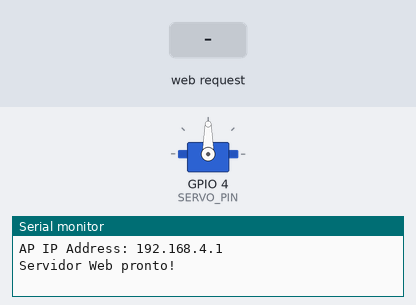
The sketch below on a simulated ESP32. Parts: servo, the last lines printed to the serial monitor. Inputs (shaded band) come from the test bench.

Above: at 1.2 s.
1.3 s: HTTP request GET /configurar?angulo=1 received
At 1.6 s:
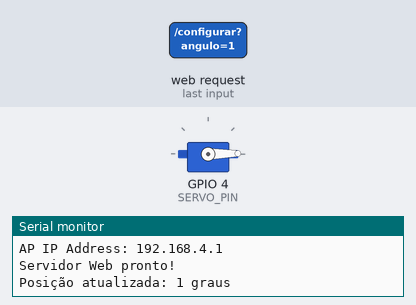
2.8 s: HTTP request GET /configurar?angulo=120 received
At 3.9 s:
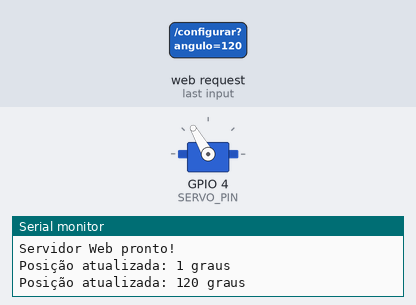
Timing chart, 0 to 5.8 s (numbered marks = the images above; inputs shaded):
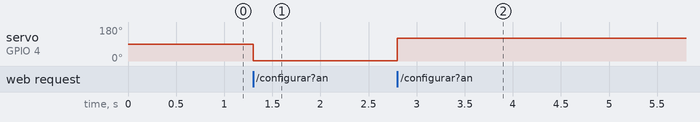

Measured:
- after the input at 1.3 s, servo on GPIO 4 (SERVO_PIN): 90° → 1° at once
- after the input at 2.8 s, servo on GPIO 4 (SERVO_PIN): 1° → 120° at once

The sketch:

ServoControlePWM.ino
```cpp
#include <WiFi.h>
#include <WebServer.h>
#include <ESP32Servo.h>

const char* ssid = "ESP32_Controle_Servo_Divas";
const char* password = "12345678password";

WebServer server(80);

Servo meuServo;
#define SERVO_PIN 4
int anguloAtual = 90;

const char HTML_INTERFACE[] PROGMEM = R"rawliteral(
<!DOCTYPE html>
<html>
<head>
    <meta name='viewport' content='width=device-width, initial-scale=1' charset='utf-8'>
    <title>Controle de Servomotor</title>
    <style>
        body { font-family: Arial, sans-serif; text-align: center; margin-top: 30px; background-color: #f4f4f9; color: #333; }
        .container { max-width: 400px; margin: 0 auto; background: white; padding: 20px; border-radius: 8px; box-shadow: 0 4px 8px rgba(0,0,0,0.1); }
        input, button { width: 100%; padding: 12px; margin: 8px 0; box-sizing: border-box; font-size: 16px; border: 1px solid #ccc; border-radius: 4px; }
        button { background-color: #ff5722; color: white; border: none; cursor: pointer; font-weight: bold; }
        button:hover { background-color: #e64a19; }
        .slider-container { margin: 15px 0; text-align: left; }
        .result-box { margin-top: 20px; padding: 15px; background: #ffebee; border-left: 6px solid #ff5722; font-size: 16px; font-weight: bold; }
        span { font-weight: bold; color: #d84315; }
    </style>
</head>
<body>
    <div class="container">
        <h2>Controle do Servo</h2>
        <p>Ajuste a posição do eixo do motor</p>

        <div class="slider-container">
            <label>Ângulo: <span id="valAngulo">90</span>&deg;</label>
            <input type="range" id="angulo" min="0" max="180" value="90" oninput="atualizarLabel()">
        </div>

        <button onclick="enviarDados()">Atualizar Posição</button>

        <div class="result-box" id="status_display">Status: Pronto</div>
    </div>

    <script>
        function atualizarLabel() {
            document.getElementById('valAngulo').innerText = document.getElementById('angulo').value;
        }

        function enviarDados() {
            let angle = parseInt(document.getElementById('angulo').value);
            let display = document.getElementById('status_display');

            fetch(`/configurar?angulo=${angle}`)
                .then(response => response.text())
                .then(resultado => {
                    display.innerText = "Configurado: " + resultado;
                })
                .catch(err => {
                    display.innerText = "Erro ao comunicar com o ESP32";
                });
        }
    </script>
</body>
</html>
)rawliteral";

void handleRoot() {
  server.send(200, "text/html", HTML_INTERFACE);
}

void handleConfigurar() {
  if (server.hasArg("angulo")) {
    int anguloReq = server.arg("angulo").toInt();

    if (anguloReq < 0) anguloReq = 0;
    if (anguloReq > 180) anguloReq = 180;

    anguloAtual = anguloReq;
    meuServo.write(anguloAtual);

    String resposta = String(anguloAtual) + " graus";
    server.send(200, "text/plain", resposta);

    Serial.println("Posição atualizada: " + resposta);
  } else {
    server.send(400, "text/plain", "Parâmetro inválido.");
  }
}

void setup() {
  Serial.begin(115200);

  ESP32PWM::allocateTimer(0);
  meuServo.setPeriodHertz(50);
  meuServo.attach(SERVO_PIN, 500, 2400);
  meuServo.write(anguloAtual);

  WiFi.softAP(ssid, password);
  IPAddress IP = WiFi.softAPIP();
  Serial.print("AP IP Address: ");
  Serial.println(IP);

  server.on("/", handleRoot);
  server.on("/configurar", handleConfigurar);

  server.begin();
  Serial.println("Servidor Web pronto!");
}

void loop() {
  server.handleClient();
  delay(2);
}
```
